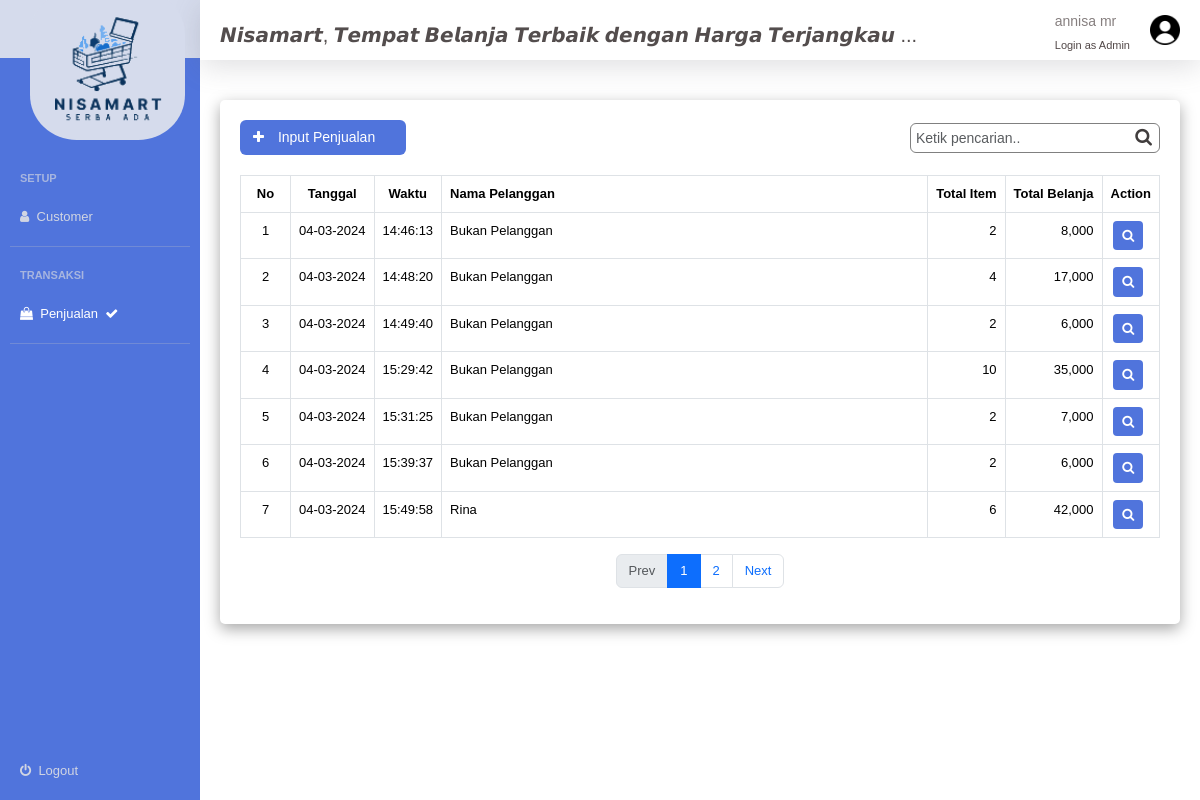
The page /csh_sale.php (signed in) on the database its author committed.
### tables this page shows
CREATE TABLE `penjualan` (
  `penjualan_id` int(11) NOT NULL,
  `toko_id` int(11) NOT NULL,
  `user_id` int(11) NOT NULL,
  `tanggal_penjualan` date NOT NULL,
  `pelanggan_id` int(11) NOT NULL,
  `total` int(11) NOT NULL,
  `bayar` int(11) NOT NULL,
  `sisa` int(11) NOT NULL,
  `keterangan` varchar(100) NOT NULL,
  `created_at` timestamp NOT NULL DEFAULT current_timestamp() ON UPDATE current_timestamp()
);

### csh_sale.php (the view, shortened to what this page needs)
<?php
include 'config/dbconnection.php';
$user_id = $_SESSION['pid_petugas'];
$limit = isset($_SESSION['records-limit']) ? $_SESSION['records-limit'] : 7;
$page = (isset($_GET['page']) && is_numeric($_GET['page'])) ? $_GET['page'] : 1;
$paginationStart = ($page - 1) * $limit;
$arrData = [
    'user_id' => $user_id,
];
$stmt = $conn->prepare("SELECT ROW_NUMBER() OVER(ORDER BY a.penjualan_id asc) AS no, a.penjualan_id,
DATE_FORMAT(a.tanggal_penjualan, '%d-%m-%Y') tanggal,TIME_FORMAT(a.created_at, '%H:%i:%s') waktu,
case when a.pelanggan_id  = 0 then 'Bukan Pelanggan' else (select nama_pelanggan from pelanggan where pelanggan_id = a.pelanggan_id) end nama_pelanggan,
(select sum(qty) from penjualan_detail where penjualan_id = a.penjualan_id) total_item,
total total_harga
FROM penjualan a
where user_id = :user_id
LIMIT $paginationStart, $limit");
$stmt->execute($arrData);
$data = $stmt->fetchAll();
$stmt = $conn->prepare("SELECT count(penjualan_id) AS id FROM penjualan where user_id=:user_id");
$stmt->execute($arrData);
$countdata = $stmt->fetchAll();
$allRecrods = $countdata[0]['id'];
$totoalPages = ceil($allRecrods / $limit);
$prev = $page - 1;
$next = $page + 1;
$pnama_petugas = $_SESSION['pnama_petugas'];
$plevel = $_SESSION['plevel'];
?>
<!DOCTYPE html>
<html lang="en">
<head>
    <link rel="stylesheet" href="css/layout.css">
    <link rel="stylesheet" href="css/menu.css">
    <link rel="stylesheet" href="css/forms.css">
    <link rel="stylesheet" href="font-awesome/css/font-awesome.min.css">
    <link href="https://cdn.jsdelivr.net/npm/bootstrap@5.3.2/dist/css/bootstrap.min.css" rel="stylesheet">
</head>
<body>
    <div class="layout_container">
        <div class="layout_menu">
            <div class="menu">
                <div class="menu_header">
                    <div class="menu_header_logo">
                        <img src="images/logo.png" alt="" style="background-color:rgb(213, 219, 236);height:150px; top:-60px;left:30px;position:absolute;border-radius:30%;">
                    </div>
                </div>
                <div class="menu_detail">
                    <div class="menu_detail_title">
                        SETUP
                    </div>
                    <div class="menu_detail_data">
                        <a href="csh_customers.php">
                            <div class="menu_detail_icon">
                                <i class="fa fa-user"></i> &nbsp; Customer
                            </div>
                        </a>
                    </div>
                </div>
                <div class="menu_divider">
                    <div class="menu_divider_style"></div>
                </div>
               <div class="menu_detail">
                    <div class="menu_detail_title">
                        TRANSAKSI
                    </div>
                    <div class="menu_detail_data">
                        <a href="csh_sale_add.php">
                            <div class="menu_detail_icon menu_detail_data_active">
                                <i class="fa fa-shopping-bag"></i> &nbsp; Penjualan &nbsp; <i class="fa fa-check"></i>
                            </div>
                        </a>
                    </div>
                </div>
                <div class="menu_divider">
                    <div class="menu_divider_style"></div>
                </div>
                <div class="menu_footer">
                    <div class="menu_detail_data">
                        <a href="logout.php">
                            <div class="menu_detail_icon">
                                <i class="fa fa-power-off"></i> &nbsp; Logout
                            </div>
                        </a>
                    </div>
                </div>
            </div>
        </div>
        <div class="layout_form">
            <div class="forms">
                <div class="forms_header">
                    <div class="forms_header_title" style="position:relative;">
                        <div style=" display:flex;top:-10px;position:absolute;left:20px;width:100%;">
                            𝙉𝙞𝙨𝙖𝙢𝙖𝙧𝙩, 𝙏𝙚𝙢𝙥𝙖𝙩 𝘽𝙚𝙡𝙖𝙣𝙟𝙖 𝙏𝙚𝙧𝙗𝙖𝙞𝙠 𝙙𝙚𝙣𝙜𝙖𝙣 𝙃𝙖𝙧𝙜𝙖 𝙏𝙚𝙧𝙟𝙖𝙣𝙜𝙠𝙖𝙪 ...
                        </div>
                    </div>
                    <div class="forms_header_login">
                        <div class="forms_header_login_user">
                            <div class="forms_header_login_username">
                                <?php echo $pnama_petugas; ?>
                            </div>
                            <div class="forms_header_login_useraccess">
                                Login as <?php echo ucfirst($plevel); ?>
                            </div>
                        </div>
                        <div class="forms_header_login_userpic">
                            <img src="images/user.png" alt="" style="height: 30px;">
                        </div>
                    </div>
                </div>
                <div class="forms_content">
                    <div class="forms_content_title">
                    </div>
                    <div class="forms_content_box">
                        <div class="forms_content_box_toolbar">
                            <div class="forms_content_box_toolbar_item">
                                <form action="" method="POST">
                                    <button name="iBtnTambah" type="submit" class="btn btn-default btn-md" style="padding-right:30px;background-color:#5074dc;color:white;font-size:14px;">
                                        <span class="fa fa-plus" style="padding-right:10px;"></span> Input Penjualan
                                    </button>
                                </form>
                            </div>
                            <div class="forms_content_box_toolbar_search">
                                <div style="margin-left:10px;">
                                    <input type="text" class="form-control" placeholder="Ketik pencarian.." id="cUser" style="width:250px;height:30px;border-style:solid;border-width:0.5px; border-color:#808080;padding-left:5px;font-size:14px;">
                                    <i class="fa fa-search" style="position:absolute;right:8px;top:5px;font-size:18px;"></i>
                                </div>
                            </div>
                        </div>
                        <div class="forms_content_box_tables">
                            <div style="display: block;overflow-x:auto; white-space: nowrap;width:100%;">
                                <table id="tables" class="table table-bordered table-hover">
                                    <thead>
                                        <tr>
                                            <th style="text-align:center;width:50px;">No</th>
                                            <th style="width:50px;text-align:center;">Tanggal</th>
                                            <th style="width:50px;text-align:center;">Waktu</th>
                                            <th>Nama Pelanggan</th>
                                            <th style="width:50px;text-align:center;">Total Item</th>
                                            <th style="width:50px;text-align:center;">Total Belanja</th>
                                            <th style="width:50px;text-align:center;">Action</th>
                                        </tr>
                                    </thead>
                                    <tbody id="tableCariUser">
                                        <?php
                                        foreach ($data as $row) {
                                            $no = $row['no'];
                                            $tanggal = $row['tanggal'];
                                            $waktu = $row['waktu'];
                                            $nama_pelanggan = $row['nama_pelanggan'];
                                            $total_item = number_format($row['total_item']);
                                            $total_harga = number_format($row['total_harga']);
                                        ?>
                                            <tr>
                                                <td style="text-align:center"><?php echo $no; ?></td>
                                                <td style="text-align: center;"><?php echo $tanggal; ?></td>
                                                <td style="text-align: center;"><?php echo $waktu; ?></td>
                                                <td><?php echo $nama_pelanggan; ?></td>
                                                <td style="text-align: right;"><?php echo $total_item; ?></td>
                                                <td style="text-align: right;"><?php echo $total_harga; ?></td>
                                                <td style="text-align: center;">
                                                            <form action="csh_sale.php" method="POST">
                                                            <button type="submit" class="btn btn-default btn-sm" name="BtnDetail" style="background-color:#5074dc;color:white;font-size:13px;margin-right:5px;">
                                                                <span class="fa fa-search "></span>
                                                            </button>
                                                            </form>
                                                </td>
                                            </tr>
                                        <?php } ?>
                                    </tbody>
                                </table>
                                <nav aria-label="Page navigation example mt-5">
                                    <ul class="pagination justify-content-center">
                                        <li class="page-item <?php if ($page <= 1) {
                                                                    echo 'disabled';
                                                                } ?>">
                                            <a class="page-link" style="font-size:13px;" href="<?php if ($page <= 1) {
                                                                                                    echo '#';
                                                                                                } else {
                                                                                                    echo "?page=" . $prev;
                                                                                                } ?>">Prev</a>
                                        </li>
                                        <?php for ($i = 1; $i <= $totoalPages; $i++) : ?>
                                            <li class="page-item <?php if ($page == $i) {
                                                                        echo 'active';
                                                                    } ?>">
                                                <a class="page-link" style="font-size:13px;" href="csh_sale.php?page=<?= $i; ?>"> <?= $i; ?> </a>
                                            </li>
                                        <?php endfor; ?>
                                        <li class="page-item <?php if ($page >= $totoalPages) {
                                                                    echo 'disabled';
                                                                } ?>">
                                            <a class="page-link" style="font-size:13px;" href="<?php if ($page >= $totoalPages) {
                                                                                                    echo '#';
                                                                                                } else {
                                                                                                    echo "?page=" . $next;
                                                                                                } ?>">Next</a>
                                        </li>
                                    </ul>
                                </nav>
                            </div>
                        </div>
                    </div>
                </div>
            </div>
        </div>
    </div>
</body>
</html>

### css/layout.css (style rules this page uses)
body { margin:0px; }
.layout_container { display: flex; height: 100vh; width:100%; }
.layout_menu { display:flex; width:20%; height: 100vh; background-color: #5074dc; }
.layout_form { display:flex; width:100%; background-color: white; }

### css/menu.css (style rules this page uses)
.menu { display:flex; flex-direction: column; width: 100%; height: 100vh; font-family: Verdana, Geneva, Tahoma, sans-serif; }
.menu_header { display: flex; flex-direction: row; width:100%; height: 100px; align-items: center; background-color: rgb(213, 219, 236); margin-bottom: 50px; }
.menu_header_logo { display: flex; position:relative; }
.menu_detail { display: flex; flex-direction: column; width: 100%; }
.menu_detail_title { display: flex; color:#a7b5df; font-size: 11px; font-weight: bold; padding-left: 20px; padding-top:20px; }
.menu_detail_data { display: flex; flex-direction: row; align-items: center; cursor: pointer; }
.menu_detail_data { display: flex; flex-direction: row; align-items: center; color:#d1d5e2; }
.menu_detail_data a { font-size: 13px; text-decoration: none; color:#d1d5e2; }
.menu_detail_data_active { cursor: pointer; color:white; }
.menu_detail_icon { display: flex; align-items: center; padding-left: 20px; padding-top:20px; font-size: 13px; }
.menu_divider { display: flex; justify-content: center; width: 100%; margin-top: 20px; }
.menu_divider_style { width: 90%; border-style:solid; border-top-width: 0.1rem; border-bottom-width: 0px; border-left-width: 0px; border-right-width: 0px; border-color: #708ad6; }
.menu_footer { position: fixed; bottom:20px; }

### css/forms.css (style rules this page uses)
.forms { display: flex; flex-direction: column; width: 100%; font-family: Verdana, Geneva, Tahoma, sans-serif; }
.forms_header { display: flex; align-items: center; justify-content: space-between; width: 100%; height: 60px; box-shadow: rgba(100, 100, 111, 0.2) 0px 7px 29px 0px; }
.forms_header_title { display: flex; font-size: 20px; padding-left: 20px; font-weight: 500; flex:1; color:rgb(83, 77, 77); }
.forms_header_login { display: flex; flex-direction: row; align-items: center; }
.forms_header_login_user { display: flex; flex-direction: column; justify-content: center; }
.forms_header_login_username { padding-top: 5px; font-size: 14px; font-weight: 500; color:rgb(134, 127, 127); }
.forms_header_login_useraccess { padding-top: 5px; font-size: 11px; font-weight: 500; color:rgb(82, 72, 72); }
.forms_header_login_userpic { display: flex; margin-left: 20px; margin-right: 20px; }
.forms_content { display: flex; flex-direction: column; overflow-y: scroll; flex:1; }
.forms_content_title { display: flex; flex-direction: row; align-items: center; color:rgb(65, 61, 61); width: 100%; height: 5vh; }
.forms_content_box { display: flex; flex-direction: column; margin:0px 20px 20px 20px; border-radius: 5px; box-shadow: rgba(0, 0, 0, 0.35) 0px 5px 15px; }
.forms_content_box_toolbar { display: flex; flex-direction: row; align-items: center; justify-content: space-between; color:rgb(65, 61, 61); width: 100%; text-decoration: none; margin-top: 20px; }
.forms_content_box_toolbar_item { display: flex; padding-left: 20px; align-items: center; text-decoration: none; }
.forms_content_box_toolbar_search { display: flex; justify-content: end; position:relative; font-size:14px; margin-right: 20px; }
.forms_content_box_tables { font-size: 13px; margin:20px 20px 20px 20px; }

### rows shown on the page
penjualan: no "1", tanggal "04-03-2024", waktu "14:46:13", nama_pelanggan "Bukan Pelanggan", total_item "2", total "8,000"
penjualan: no "2", tanggal "04-03-2024", waktu "14:48:20", nama_pelanggan "Bukan Pelanggan", total_item "4", total "17,000"
penjualan: no "3", tanggal "04-03-2024", waktu "14:49:40", nama_pelanggan "Bukan Pelanggan", total_item "2", total "6,000"
penjualan: no "4", tanggal "04-03-2024", waktu "15:29:42", nama_pelanggan "Bukan Pelanggan", total_item "10", total "35,000"
penjualan: no "5", tanggal "04-03-2024", waktu "15:31:25", nama_pelanggan "Bukan Pelanggan", total_item "2", total "7,000"
penjualan: no "6", tanggal "04-03-2024", waktu "15:39:37", nama_pelanggan "Bukan Pelanggan", total_item "2", total "6,000"
penjualan: no "7", tanggal "04-03-2024", waktu "15:49:58", nama_pelanggan "Rina", total_item "6", total "42,000"

### other values the page prints
$pnama_petugas "annisa mr"
$plevel "Admin"
